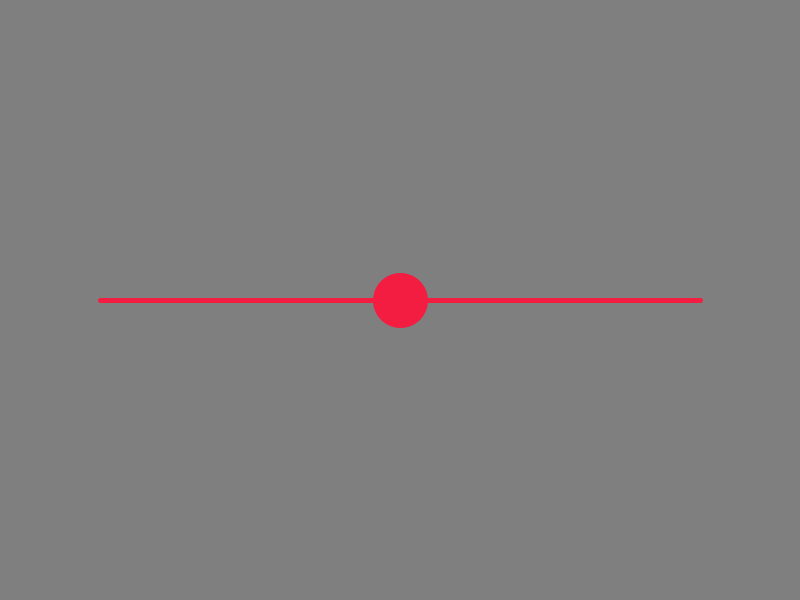
Frame 1 (no input)
Frame 60 (the mouse pressed at the canvas centre just before this capture): identical to frame 1, image omitted
Frame 120 (the mouse held since frame 60 and released just before this capture): identical to frame 1, image omitted

The Processing sketch that drew this single still picture (run headless with seeded random() and noise(); from frame 60 on, the mouse is pressed at the canvas centre):

// Processing sketch: Lesson4F
// ── Lesson4F.pde
//Palette
color darkPurple = #230F2B;
color pink       = #F21D41;
color lightGreen = #EBEBBC;
color medGreen   = #BCE3C5;
color darkGreen  = #82B3AE;

float sliderX;
float shade;

void setup() {
  size(800, 600);
  strokeWeight(5);
  stroke(pink);
  fill(pink);
  sliderX = 400;
}

void draw() {
  shade = map(sliderX, 100,700, 0, 255);
  background(shade);
  line(100, 300, 700, 300);
  circle(sliderX, 300, 50);
}
void mouseDragged(){
controlSlider();

}
void mouseReleased(){

controlSlider();

}
void controlSlider(){

  if (mouseX>100 && mouseX <700 && mouseY < 325 && mouseY > 275){
  sliderX = mouseX;
  }
  shade = map(sliderX, 100,700, 0, 255);

}
